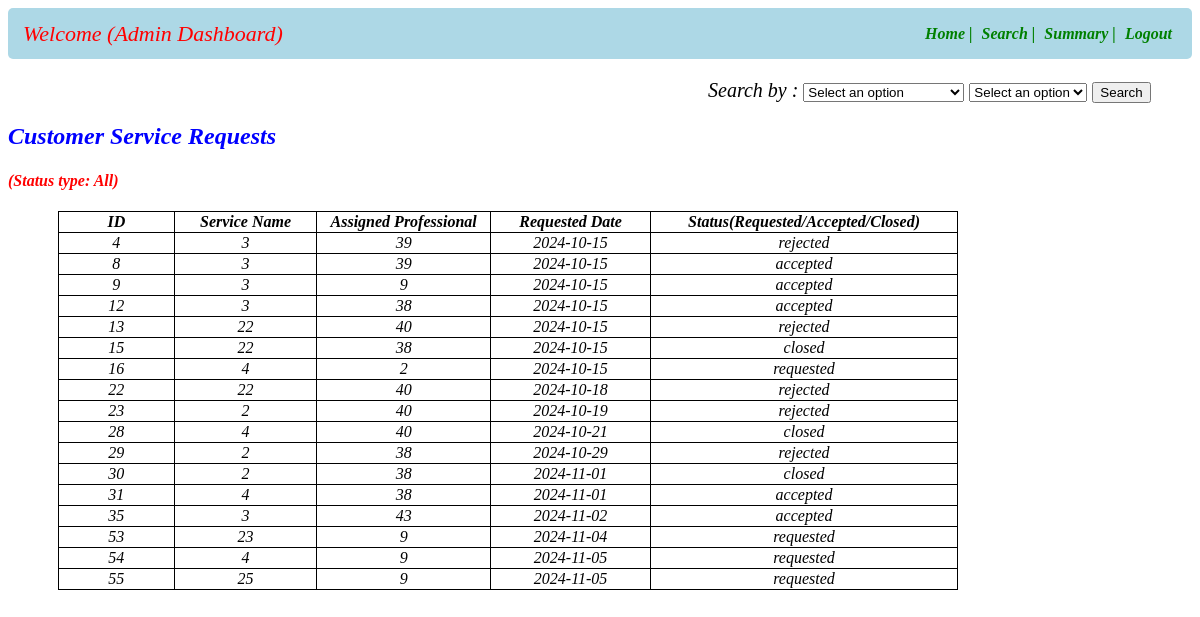
The page /adminsearch on the database its author committed.
### app.py (models this page shows)
class Customer_Service_Request(db.Model):
    __tablename__="customer_service_request"
    id=db.Column(db.Integer,primary_key=True)
    service_id=db.Column(db.Integer,db.ForeignKey(Service_Info.id),nullable=False)
    customer_id=db.Column(db.Integer,db.ForeignKey(User_Info.id),nullable=False)
    professional_id=db.Column(db.Integer,db.ForeignKey(User_Info.id),nullable=False)
    date_of_request=db.Column(db.String,nullable=False)
    date_of_completion=db.Column(db.String,nullable=False)
    service_status=db.Column(db.String,nullable=False)
    remarks=db.Column(db.String)
    location=db.Column(db.String,nullable=False)
    ratings=db.Column(db.String,nullable=False)

### app.py (the view, shortened to what this page needs)
@app.route("/adminsearch",methods=["GET","POST"])
def admin_search():
    servname=Service_Info.query.all()
    crequests=Customer_Service_Request.query.all()
    return render_template("admin_search.html",crequests=crequests)

### templates/admin_search.html (shortened to what this page needs)
<!DOCTYPE html>
<html lang="en">
<head>
</head>
<body>
    <div id="header">
        <nav class="navbar">
            <div class="navdiv">
                <div class="logo">Welcome (Admin Dashboard)</div>
                <ul>
                    <li><a href="/admindashboard">Home |</a></li>
                    <li><a href="/adminsearch">Search |</a></li>
                    <li><a href="/adminsummary">Summary |</a></li>
                    <li><a href="/login">Logout</a></li>
                </ul>
            </div>
        </nav>
    </div>
    <div id="main">
        <form action="/adminsearch" id="form" method="POST">
            <div id="search">
                <label for="dropdown1">Search by :</label>
                <select name="s_name" id="dropdown1"onchange="populateDropdown2()" row="4" cols="21">
                    <option value="">Select an option </option>
                </select>
                    <select name ="s_text" id ="dropdown2">
                        <option value="">Select an option </option>
                    </select>
                    <button type="submit" btn btn-primary data-bs-toggle="tooltip" data-bs-placement="left" title="Click to search">Search</button>
                </div>
            </div>
        {% if searchby=="option3" %}
        <div>
            <h2 style="font-style:italic;color:blue">Service Professional's List</h2>
            <h4 style="color:red;">(Admin may block/unblock professionals)</h4>
            <table id = "professionals-table">
                <thead id="th">
                    <tr>
                        <th>ID</th>
                        <th>Name</th>
                        <th>Experience</th>
                        <th>Service Name</th>
                        <th>Status</th>
                        <th>Customer Reviews</th>
                        <th>Action</th>
                    </tr>
                </thead>
                <tbody id="td">
                    {% for entry in professionals %}
                    {% if entry.role==2 %}
                    <tr>
                        <td><a href="/viewprofessional/{{entry.id}}">{{entry["id"]}}<a/></td>
                        <td>{{entry["full_name"]}}</td>
                        <td>{{entry["experience"]}}</td>
                        <td>{{entry["service_name"]}}</td>
                        <td>{{entry["status"]}}</td>
                        <td>{{entry["reviews"]}}</td>
                        <td><a href="/blockprofessional/{{entry.id}}/reject">Block</a>| <a href="/blockprofessional/{{entry.id}}/approve">Unblock</a></td>
                    </tr>
                    {% endif %}
                    {% endfor %}
                <tbody>
            </table>
        </div>
        {% else %}
         <div>
            <h2 style="font-style:italic;color:blue;">Customer Service Requests</h2>
            <h4 style="font-style:italic;color:red;">(Status type: All)</h4>
            <table id = "servicerequest-table">
                <thead id="th">
                    <tr>
                        <th>ID</th>
                        <th>Service Name</th>
                        <th>Assigned Professional</th>
                        <th>Requested Date</th>
                        <th>Status(Requested/Accepted/Closed)</th>
                    </tr>
                </thead>
                <tbody id="td">
                    {% for entry in crequests%}
                    <tr>
                        <td>{{entry["id"]}}</td>
                        <td>{{entry["service_id"]}}</td>
                        <td>{{entry["professional_id"]}}</td>
                        <td>{{entry["date_of_request"]}}</td>
                        <td>{{entry["service_status"]}}</td>
                    </tr>
                    {% endfor %}
            </table>
        </div>
    {% endif %}
</body>
</html>

### templates/admin_search.html (style rules this page uses)
* { text-decoration: none; }
.navbar { background-color: lightblue; padding-right: 15px; padding-left: 15px; border-radius: 5px; }
ul li { vertical-align: middle; }
.navdiv { display:flex; align-items: center; justify-content: space-between; }
.logo { font-size: 22px; color: red; font-style: italic; }
li { list-style: none; display: inline; }
li a { color: green; font-size: 16px; font-style: italic; margin-right: 5px; font-weight: bold; }
#search { font-style:italic; font-size:20px; margin-top:20px; margin-left:700px; }
table ,th, td { text-align: center; font-style: italic; width:900px; margin-top: 20px; margin-left: 50px; border-radius: 10px; border-color: blue; border: 1px solid black; border-collapse: collapse ; }

### rows shown on the page
Customer_Service_Request: id "4", service_id "3", professional_id "39", date_of_request "2024-10-15", service_status "rejected"
Customer_Service_Request: id "8", service_id "3", professional_id "39", date_of_request "2024-10-15", service_status "accepted"
Customer_Service_Request: id "9", service_id "3", professional_id "9", date_of_request "2024-10-15", service_status "accepted"
Customer_Service_Request: id "12", service_id "3", professional_id "38", date_of_request "2024-10-15", service_status "accepted"
Customer_Service_Request: id "13", service_id "22", professional_id "40", date_of_request "2024-10-15", service_status "rejected"
Customer_Service_Request: id "15", service_id "22", professional_id "38", date_of_request "2024-10-15", service_status "closed"
Customer_Service_Request: id "16", service_id "4", professional_id "2", date_of_request "2024-10-15", service_status "requested"
Customer_Service_Request: id "22", service_id "22", professional_id "40", date_of_request "2024-10-18", service_status "rejected"
Customer_Service_Request: id "23", service_id "2", professional_id "40", date_of_request "2024-10-19", service_status "rejected"
Customer_Service_Request: id "28", service_id "4", professional_id "40", date_of_request "2024-10-21", service_status "closed"
Customer_Service_Request: id "29", service_id "2", professional_id "38", date_of_request "2024-10-29", service_status "rejected"
Customer_Service_Request: id "30", service_id "2", professional_id "38", date_of_request "2024-11-01", service_status "closed"
Customer_Service_Request: id "31", service_id "4", professional_id "38", date_of_request "2024-11-01", service_status "accepted"
Customer_Service_Request: id "35", service_id "3", professional_id "43", date_of_request "2024-11-02", service_status "accepted"
Customer_Service_Request: id "53", service_id "23", professional_id "9", date_of_request "2024-11-04", service_status "requested"
Customer_Service_Request: id "54", service_id "4", professional_id "9", date_of_request "2024-11-05", service_status "requested"
Customer_Service_Request: id "55", service_id "25", professional_id "9", date_of_request "2024-11-05", service_status "requested"
